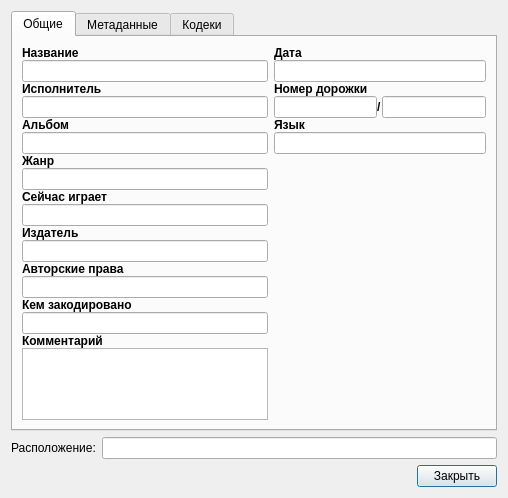
<?xml version="1.0" encoding="UTF-8"?>
<ui version="4.0">
 <class>Dialog</class>
 <widget class="QDialog" name="Dialog">
  <property name="geometry">
   <rect>
    <x>0</x>
    <y>0</y>
    <width>508</width>
    <height>476</height>
   </rect>
  </property>
  <property name="windowTitle">
   <string>Информация о медиаисточнике</string>
  </property>
  <layout class="QVBoxLayout" name="verticalLayout_2">
   <item>
    <layout class="QVBoxLayout" name="verticalLayout">
     <property name="spacing">
      <number>0</number>
     </property>
     <item>
      <widget class="QTabWidget" name="tabWidget">
       <property name="currentIndex">
        <number>0</number>
       </property>
       <widget class="QWidget" name="tab_1">
        <attribute name="title">
         <string>Общие</string>
        </attribute>
        <layout class="QVBoxLayout" name="verticalLayout_4">
         <item>
          <layout class="QGridLayout" name="gridLayout">
           <property name="verticalSpacing">
            <number>0</number>
           </property>
           <item row="17" column="0">
            <widget class="QTextEdit" name="comment_edit"/>
           </item>
           <item row="12" column="0">
            <widget class="QLabel" name="label_7">
             <property name="text">
              <string>&lt;b&gt;Авторские права&lt;/b&gt;</string>
             </property>
            </widget>
           </item>
           <item row="7" column="0">
            <widget class="QLineEdit" name="genre_edit"/>
           </item>
           <item row="9" column="0">
            <widget class="QLineEdit" name="now_playing_edit"/>
           </item>
           <item row="5" column="1">
            <widget class="QLineEdit" name="language_edit"/>
           </item>
           <item row="11" column="0">
            <widget class="QLineEdit" name="publisher_edit"/>
           </item>
           <item row="3" column="0">
            <widget class="QLineEdit" name="performer_edit"/>
           </item>
           <item row="13" column="0">
            <widget class="QLineEdit" name="copyright_edit"/>
           </item>
           <item row="15" column="0">
            <widget class="QLineEdit" name="encoded_by_edit"/>
           </item>
           <item row="8" column="0">
            <widget class="QLabel" name="label_5">
             <property name="text">
              <string>&lt;b&gt;Сейчас играет&lt;/b&gt;</string>
             </property>
            </widget>
           </item>
           <item row="3" column="1">
            <layout class="QHBoxLayout" name="horizontalLayout">
             <item>
              <widget class="QLineEdit" name="track_edit_1"/>
             </item>
             <item>
              <widget class="QLabel" name="label_13">
               <property name="text">
                <string>&lt;b&gt;/&lt;/b&gt;</string>
               </property>
              </widget>
             </item>
             <item>
              <widget class="QLineEdit" name="track_edit_2"/>
             </item>
            </layout>
           </item>
           <item row="10" column="0">
            <widget class="QLabel" name="label_6">
             <property name="text">
              <string>&lt;b&gt;Издатель&lt;/b&gt;</string>
             </property>
            </widget>
           </item>
           <item row="14" column="0">
            <widget class="QLabel" name="label_8">
             <property name="text">
              <string>&lt;b&gt;Кем закодировано&lt;/b&gt;</string>
             </property>
            </widget>
           </item>
           <item row="6" column="0">
            <widget class="QLabel" name="label_4">
             <property name="text">
              <string>&lt;b&gt;Жанр&lt;/b&gt;</string>
             </property>
            </widget>
           </item>
           <item row="5" column="0">
            <widget class="QLineEdit" name="album_edit"/>
           </item>
           <item row="1" column="1">
            <widget class="QLineEdit" name="date_edit"/>
           </item>
           <item row="1" column="0">
            <widget class="QLineEdit" name="name_edit"/>
           </item>
           <item row="4" column="0">
            <widget class="QLabel" name="label_3">
             <property name="text">
              <string>&lt;b&gt;Альбом&lt;/b&gt;</string>
             </property>
            </widget>
           </item>
           <item row="0" column="0">
            <widget class="QLabel" name="label">
             <property name="text">
              <string>&lt;b&gt;Название&lt;/b&gt;</string>
             </property>
             <property name="textFormat">
              <enum>Qt::AutoText</enum>
             </property>
            </widget>
           </item>
           <item row="2" column="0">
            <widget class="QLabel" name="label_2">
             <property name="text">
              <string>&lt;b&gt;Исполнитель&lt;/b&gt;</string>
             </property>
            </widget>
           </item>
           <item row="16" column="0">
            <widget class="QLabel" name="label_9">
             <property name="text">
              <string>&lt;b&gt;Комментарий&lt;/b&gt;</string>
             </property>
            </widget>
           </item>
           <item row="0" column="1">
            <widget class="QLabel" name="label_10">
             <property name="text">
              <string>&lt;b&gt;Дата&lt;/b&gt;</string>
             </property>
            </widget>
           </item>
           <item row="2" column="1">
            <widget class="QLabel" name="label_11">
             <property name="text">
              <string>&lt;b&gt;Номер дорожки&lt;/b&gt;</string>
             </property>
            </widget>
           </item>
           <item row="4" column="1">
            <widget class="QLabel" name="label_12">
             <property name="text">
              <string>&lt;b&gt;Язык&lt;/b&gt;</string>
             </property>
            </widget>
           </item>
          </layout>
         </item>
        </layout>
       </widget>
       <widget class="QWidget" name="tab_2">
        <attribute name="title">
         <string>Метаданные</string>
        </attribute>
        <layout class="QVBoxLayout" name="verticalLayout_5">
         <item>
          <layout class="QVBoxLayout" name="verticalLayout_3" stretch="0,5">
           <item>
            <widget class="QLabel" name="label_15">
             <property name="text">
              <string>Здесь показываются дополнительные метаданные и другие сведения.</string>
             </property>
            </widget>
           </item>
           <item>
            <layout class="QVBoxLayout" name="verticalLayout_6">
             <item>
              <widget class="QTableWidget" name="tableWidget"/>
             </item>
            </layout>
           </item>
          </layout>
         </item>
        </layout>
       </widget>
       <widget class="QWidget" name="tab_3">
        <attribute name="title">
         <string>Кодеки</string>
        </attribute>
        <layout class="QVBoxLayout" name="verticalLayout_8">
         <item>
          <layout class="QVBoxLayout" name="verticalLayout_7" stretch="0,5">
           <item>
            <widget class="QLabel" name="label_16">
             <property name="text">
              <string>Информация об этом медиафайле или потоке.
Показаны мультиплексор, аудио- и видеокодеки, субтитры.</string>
             </property>
            </widget>
           </item>
           <item>
            <widget class="QTableWidget" name="tableWidget_2"/>
           </item>
          </layout>
         </item>
        </layout>
       </widget>
      </widget>
     </item>
    </layout>
   </item>
   <item>
    <layout class="QHBoxLayout" name="horizontalLayout_3">
     <item>
      <widget class="QLabel" name="label_14">
       <property name="text">
        <string>Расположение:</string>
       </property>
      </widget>
     </item>
     <item>
      <widget class="QLineEdit" name="source_edit"/>
     </item>
    </layout>
   </item>
   <item>
    <layout class="QHBoxLayout" name="horizontalLayout_4">
     <item>
      <spacer name="horizontalSpacer">
       <property name="orientation">
        <enum>Qt::Horizontal</enum>
       </property>
       <property name="sizeHint" stdset="0">
        <size>
         <width>40</width>
         <height>20</height>
        </size>
       </property>
      </spacer>
     </item>
     <item>
      <widget class="QPushButton" name="pushButton">
       <property name="text">
        <string>Закрыть</string>
       </property>
      </widget>
     </item>
    </layout>
   </item>
  </layout>
 </widget>
 <resources/>
 <connections>
  <connection>
   <sender>pushButton</sender>
   <signal>clicked()</signal>
   <receiver>Dialog</receiver>
   <slot>reject()</slot>
   <hints>
    <hint type="sourcelabel">
     <x>59</x>
     <y>24</y>
    </hint>
    <hint type="destinationlabel">
     <x>253</x>
     <y>226</y>
    </hint>
   </hints>
  </connection>
 </connections>
</ui>
